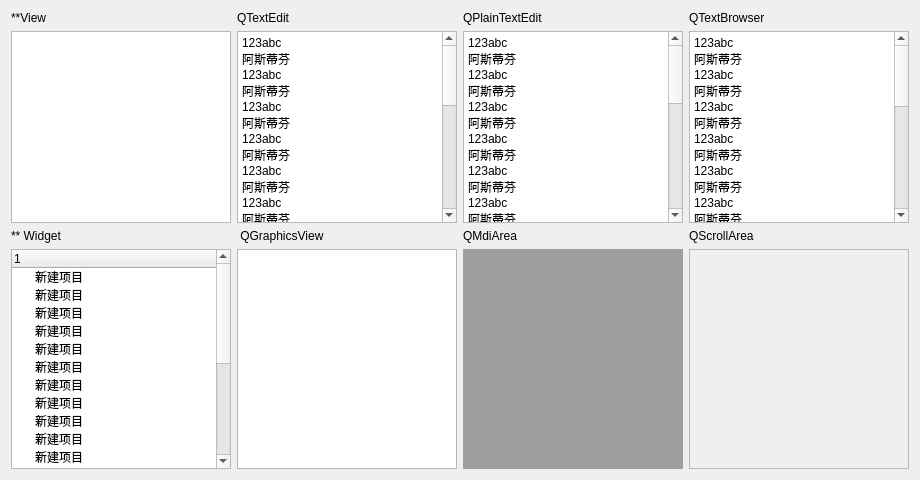
      <widget class="QWidget" name="tab">
       <attribute name="title">
        <string>QAbstractScrollArea</string>
       </attribute>
       <layout class="QGridLayout" name="gridLayout_2">
        <item row="1" column="2">
         <widget class="QPlainTextEdit" name="plainTextEdit">
          <property name="maximumSize">
           <size>
            <width>220</width>
            <height>220</height>
           </size>
          </property>
          <property name="plainText">
           <string>123abc
阿斯蒂芬
123abc
阿斯蒂芬
123abc
阿斯蒂芬
123abc
阿斯蒂芬
123abc
阿斯蒂芬
123abc
阿斯蒂芬
123abc
阿斯蒂芬
123abc
阿斯蒂芬123abc
阿斯蒂芬
123abc
阿斯蒂芬
123abc
阿斯蒂芬
123abc
阿斯蒂芬
123abc
阿斯蒂芬
123abc
阿斯蒂芬
123abc
阿斯蒂芬
123abc
阿斯蒂芬</string>
          </property>
         </widget>
        </item>
        <item row="3" column="3">
         <widget class="QScrollArea" name="scrollArea">
          <property name="maximumSize">
           <size>
            <width>220</width>
            <height>220</height>
           </size>
          </property>
          <property name="widgetResizable">
           <bool>true</bool>
          </property>
          <widget class="QWidget" name="scrollAreaWidgetContents">
           <property name="geometry">
            <rect>
             <x>0</x>
             <y>0</y>
             <width>197</width>
             <height>218</height>
            </rect>
           </property>
          </widget>
         </widget>
        </item>
        <item row="1" column="1">
         <widget class="QTextEdit" name="textEdit">
          <property name="maximumSize">
           <size>
            <width>220</width>
            <height>220</height>
           </size>
          </property>
          <property name="html">
           <string>&lt;!DOCTYPE HTML PUBLIC &quot;-//W3C//DTD HTML 4.0//EN&quot; &quot;http://www.w3.org/TR/REC-html40/strict.dtd&quot;&gt;
&lt;html&gt;&lt;head&gt;&lt;meta name=&quot;qrichtext&quot; content=&quot;1&quot; /&gt;&lt;style type=&quot;text/css&quot;&gt;
p, li { white-space: pre-wrap; }
&lt;/style&gt;&lt;/head&gt;&lt;body style=&quot; font-family:'SimSun'; font-size:9pt; font-weight:400; font-style:normal;&quot;&gt;
&lt;p style=&quot; margin-top:0px; margin-bottom:0px; margin-left:0px; margin-right:0px; -qt-block-indent:0; text-indent:0px;&quot;&gt;&lt;span style=&quot; font-family:'SimSun';&quot;&gt;123abc&lt;/span&gt;&lt;/p&gt;
&lt;p style=&quot; margin-top:0px; margin-bottom:0px; margin-left:0px; margin-right:0px; -qt-block-indent:0; text-indent:0px;&quot;&gt;&lt;span style=&quot; font-family:'SimSun';&quot;&gt;阿斯蒂芬&lt;/span&gt;&lt;/p&gt;
&lt;p style=&quot; margin-top:0px; margin-bottom:0px; margin-left:0px; margin-right:0px; -qt-block-indent:0; text-indent:0px;&quot;&gt;&lt;span style=&quot; font-family:'SimSun';&quot;&gt;123abc&lt;/span&gt;&lt;/p&gt;
&lt;p style=&quot; margin-top:0px; margin-bottom:0px; margin-left:0px; margin-right:0px; -qt-block-indent:0; text-indent:0px;&quot;&gt;&lt;span style=&quot; font-family:'SimSun';&quot;&gt;阿斯蒂芬&lt;/span&gt;&lt;/p&gt;
&lt;p style=&quot; margin-top:0px; margin-bottom:0px; margin-left:0px; margin-right:0px; -qt-block-indent:0; text-indent:0px;&quot;&gt;&lt;span style=&quot; font-family:'SimSun';&quot;&gt;123abc&lt;/span&gt;&lt;/p&gt;
&lt;p style=&quot; margin-top:0px; margin-bottom:0px; margin-left:0px; margin-right:0px; -qt-block-indent:0; text-indent:0px;&quot;&gt;&lt;span style=&quot; font-family:'SimSun';&quot;&gt;阿斯蒂芬&lt;/span&gt;&lt;/p&gt;
&lt;p style=&quot; margin-top:0px; margin-bottom:0px; margin-left:0px; margin-right:0px; -qt-block-indent:0; text-indent:0px;&quot;&gt;&lt;span style=&quot; font-family:'SimSun';&quot;&gt;123abc&lt;/span&gt;&lt;/p&gt;
&lt;p style=&quot; margin-top:0px; margin-bottom:0px; margin-left:0px; margin-right:0px; -qt-block-indent:0; text-indent:0px;&quot;&gt;&lt;span style=&quot; font-family:'SimSun';&quot;&gt;阿斯蒂芬&lt;/span&gt;&lt;/p&gt;
&lt;p style=&quot; margin-top:0px; margin-bottom:0px; margin-left:0px; margin-right:0px; -qt-block-indent:0; text-indent:0px;&quot;&gt;&lt;span style=&quot; font-family:'SimSun';&quot;&gt;123abc&lt;/span&gt;&lt;/p&gt;
&lt;p style=&quot; margin-top:0px; margin-bottom:0px; margin-left:0px; margin-right:0px; -qt-block-indent:0; text-indent:0px;&quot;&gt;&lt;span style=&quot; font-family:'SimSun';&quot;&gt;阿斯蒂芬&lt;/span&gt;&lt;/p&gt;
&lt;p style=&quot; margin-top:0px; margin-bottom:0px; margin-left:0px; margin-right:0px; -qt-block-indent:0; text-indent:0px;&quot;&gt;&lt;span style=&quot; font-family:'SimSun';&quot;&gt;123abc&lt;/span&gt;&lt;/p&gt;
&lt;p style=&quot; margin-top:0px; margin-bottom:0px; margin-left:0px; margin-right:0px; -qt-block-indent:0; text-indent:0px;&quot;&gt;&lt;span style=&quot; font-family:'SimSun';&quot;&gt;阿斯蒂芬&lt;/span&gt;&lt;/p&gt;
&lt;p style=&quot; margin-top:0px; margin-bottom:0px; margin-left:0px; margin-right:0px; -qt-block-indent:0; text-indent:0px;&quot;&gt;&lt;span style=&quot; font-family:'SimSun';&quot;&gt;123abc&lt;/span&gt;&lt;/p&gt;
&lt;p style=&quot; margin-top:0px; margin-bottom:0px; margin-left:0px; margin-right:0px; -qt-block-indent:0; text-indent:0px;&quot;&gt;&lt;span style=&quot; font-family:'SimSun';&quot;&gt;阿斯蒂芬&lt;/span&gt;&lt;/p&gt;
&lt;p style=&quot; margin-top:0px; margin-bottom:0px; margin-left:0px; margin-right:0px; -qt-block-indent:0; text-indent:0px;&quot;&gt;&lt;span style=&quot; font-family:'SimSun';&quot;&gt;123abc&lt;/span&gt;&lt;/p&gt;
&lt;p style=&quot; margin-top:0px; margin-bottom:0px; margin-left:0px; margin-right:0px; -qt-block-indent:0; text-indent:0px;&quot;&gt;&lt;span style=&quot; font-family:'SimSun';&quot;&gt;阿斯蒂芬&lt;/span&gt;&lt;/p&gt;
&lt;p style=&quot; margin-top:0px; margin-bottom:0px; margin-left:0px; margin-right:0px; -qt-block-indent:0; text-indent:0px;&quot;&gt;&lt;span style=&quot; font-family:'SimSun';&quot;&gt;123abc&lt;/span&gt;&lt;/p&gt;
&lt;p style=&quot; margin-top:0px; margin-bottom:0px; margin-left:0px; margin-right:0px; -qt-block-indent:0; text-indent:0px;&quot;&gt;&lt;span style=&quot; font-family:'SimSun';&quot;&gt;阿斯蒂芬&lt;/span&gt;&lt;/p&gt;
&lt;p style=&quot; margin-top:0px; margin-bottom:0px; margin-left:0px; margin-right:0px; -qt-block-indent:0; text-indent:0px;&quot;&gt;&lt;span style=&quot; font-family:'SimSun';&quot;&gt;123abc&lt;/span&gt;&lt;/p&gt;
&lt;p style=&quot; margin-top:0px; margin-bottom:0px; margin-left:0px; margin-right:0px; -qt-block-indent:0; text-indent:0px;&quot;&gt;&lt;span style=&quot; font-family:'SimSun';&quot;&gt;阿斯蒂芬&lt;/span&gt;&lt;/p&gt;
&lt;p style=&quot; margin-top:0px; margin-bottom:0px; margin-left:0px; margin-right:0px; -qt-block-indent:0; text-indent:0px;&quot;&gt;&lt;span style=&quot; font-family:'SimSun';&quot;&gt;123abc&lt;/span&gt;&lt;/p&gt;
&lt;p style=&quot; margin-top:0px; margin-bottom:0px; margin-left:0px; margin-right:0px; -qt-block-indent:0; text-indent:0px;&quot;&gt;&lt;span style=&quot; font-family:'SimSun';&quot;&gt;阿斯蒂芬&lt;/span&gt;&lt;/p&gt;
&lt;p style=&quot; margin-top:0px; margin-bottom:0px; margin-left:0px; margin-right:0px; -qt-block-indent:0; text-indent:0px;&quot;&gt;&lt;span style=&quot; font-family:'SimSun';&quot;&gt;123abc&lt;/span&gt;&lt;/p&gt;
&lt;p style=&quot; margin-top:0px; margin-bottom:0px; margin-left:0px; margin-right:0px; -qt-block-indent:0; text-indent:0px;&quot;&gt;&lt;span style=&quot; font-family:'SimSun';&quot;&gt;阿斯蒂芬&lt;/span&gt;&lt;/p&gt;
&lt;p style=&quot; margin-top:0px; margin-bottom:0px; margin-left:0px; margin-right:0px; -qt-block-indent:0; text-indent:0px;&quot;&gt;&lt;span style=&quot; font-family:'SimSun';&quot;&gt;123abc&lt;/span&gt;&lt;/p&gt;
&lt;p style=&quot; margin-top:0px; margin-bottom:0px; margin-left:0px; margin-right:0px; -qt-block-indent:0; text-indent:0px;&quot;&gt;&lt;span style=&quot; font-family:'SimSun';&quot;&gt;阿斯蒂芬&lt;/span&gt;&lt;/p&gt;
&lt;p style=&quot; margin-top:0px; margin-bottom:0px; margin-left:0px; margin-right:0px; -qt-block-indent:0; text-indent:0px;&quot;&gt;&lt;span style=&quot; font-family:'SimSun';&quot;&gt;123abc&lt;/span&gt;&lt;/p&gt;
&lt;p style=&quot; margin-top:0px; margin-bottom:0px; margin-left:0px; margin-right:0px; -qt-block-indent:0; text-indent:0px;&quot;&gt;&lt;span style=&quot; font-family:'SimSun';&quot;&gt;阿斯蒂芬&lt;/span&gt;&lt;/p&gt;
&lt;p style=&quot; margin-top:0px; margin-bottom:0px; margin-left:0px; margin-right:0px; -qt-block-indent:0; text-indent:0px;&quot;&gt;&lt;span style=&quot; font-family:'SimSun';&quot;&gt;123abc&lt;/span&gt;&lt;/p&gt;
&lt;p style=&quot; margin-top:0px; margin-bottom:0px; margin-left:0px; margin-right:0px; -qt-block-indent:0; text-indent:0px;&quot;&gt;&lt;span style=&quot; font-family:'SimSun';&quot;&gt;阿斯蒂芬&lt;/span&gt;&lt;/p&gt;
&lt;p style=&quot; margin-top:0px; margin-bottom:0px; margin-left:0px; margin-right:0px; -qt-block-indent:0; text-indent:0px;&quot;&gt;&lt;span style=&quot; font-family:'SimSun';&quot;&gt;123abc&lt;/span&gt;&lt;/p&gt;
&lt;p style=&quot; margin-top:0px; margin-bottom:0px; margin-left:0px; margin-right:0px; -qt-block-indent:0; text-indent:0px;&quot;&gt;&lt;span style=&quot; font-family:'SimSun';&quot;&gt;阿斯蒂芬&lt;/span&gt;&lt;/p&gt;&lt;/body&gt;&lt;/html&gt;</string>
          </property>
         </widget>
        </item>
        <item row="2" column="3">
         <widget class="QLabel" name="label_6">
          <property name="text">
           <string>QScrollArea</string>
          </property>
         </widget>
        </item>
        <item row="0" column="2">
         <widget class="QLabel" name="label_2">
          <property name="text">
           <string>QPlainTextEdit</string>
          </property>
         </widget>
        </item>
        <item row="3" column="2">
         <widget class="QMdiArea" name="mdiArea">
          <property name="sizePolicy">
           <sizepolicy hsizetype="Expanding" vsizetype="Expanding">
            <horstretch>0</horstretch>
            <verstretch>0</verstretch>
           </sizepolicy>
          </property>
          <property name="maximumSize">
           <size>
            <width>220</width>
            <height>220</height>
           </size>
          </property>
         </widget>
        </item>
        <item row="1" column="3">
         <widget class="QTextBrowser" name="textBrowser">
          <property name="maximumSize">
           <size>
            <width>220</width>
            <height>220</height>
           </size>
          </property>
          <property name="html">
           <string>&lt;!DOCTYPE HTML PUBLIC &quot;-//W3C//DTD HTML 4.0//EN&quot; &quot;http://www.w3.org/TR/REC-html40/strict.dtd&quot;&gt;
&lt;html&gt;&lt;head&gt;&lt;meta name=&quot;qrichtext&quot; content=&quot;1&quot; /&gt;&lt;style type=&quot;text/css&quot;&gt;
p, li { white-space: pre-wrap; }
&lt;/style&gt;&lt;/head&gt;&lt;body style=&quot; font-family:'SimSun'; font-size:9pt; font-weight:400; font-style:normal;&quot;&gt;
&lt;p style=&quot; margin-top:0px; margin-bottom:0px; margin-left:0px; margin-right:0px; -qt-block-indent:0; text-indent:0px;&quot;&gt;&lt;span style=&quot; font-family:'SimSun';&quot;&gt;123abc&lt;/span&gt;&lt;/p&gt;
&lt;p style=&quot; margin-top:0px; margin-bottom:0px; margin-left:0px; margin-right:0px; -qt-block-indent:0; text-indent:0px;&quot;&gt;&lt;span style=&quot; font-family:'SimSun';&quot;&gt;阿斯蒂芬&lt;/span&gt;&lt;/p&gt;
&lt;p style=&quot; margin-top:0px; margin-bottom:0px; margin-left:0px; margin-right:0px; -qt-block-indent:0; text-indent:0px;&quot;&gt;&lt;span style=&quot; font-family:'SimSun';&quot;&gt;123abc&lt;/span&gt;&lt;/p&gt;
&lt;p style=&quot; margin-top:0px; margin-bottom:0px; margin-left:0px; margin-right:0px; -qt-block-indent:0; text-indent:0px;&quot;&gt;&lt;span style=&quot; font-family:'SimSun';&quot;&gt;阿斯蒂芬&lt;/span&gt;&lt;/p&gt;
&lt;p style=&quot; margin-top:0px; margin-bottom:0px; margin-left:0px; margin-right:0px; -qt-block-indent:0; text-indent:0px;&quot;&gt;&lt;span style=&quot; font-family:'SimSun';&quot;&gt;123abc&lt;/span&gt;&lt;/p&gt;
&lt;p style=&quot; margin-top:0px; margin-bottom:0px; margin-left:0px; margin-right:0px; -qt-block-indent:0; text-indent:0px;&quot;&gt;&lt;span style=&quot; font-family:'SimSun';&quot;&gt;阿斯蒂芬&lt;/span&gt;&lt;/p&gt;
&lt;p style=&quot; margin-top:0px; margin-bottom:0px; margin-left:0px; margin-right:0px; -qt-block-indent:0; text-indent:0px;&quot;&gt;&lt;span style=&quot; font-family:'SimSun';&quot;&gt;123abc&lt;/span&gt;&lt;/p&gt;
&lt;p style=&quot; margin-top:0px; margin-bottom:0px; margin-left:0px; margin-right:0px; -qt-block-indent:0; text-indent:0px;&quot;&gt;&lt;span style=&quot; font-family:'SimSun';&quot;&gt;阿斯蒂芬&lt;/span&gt;&lt;/p&gt;
&lt;p style=&quot; margin-top:0px; margin-bottom:0px; margin-left:0px; margin-right:0px; -qt-block-indent:0; text-indent:0px;&quot;&gt;&lt;span style=&quot; font-family:'SimSun';&quot;&gt;123abc&lt;/span&gt;&lt;/p&gt;
&lt;p style=&quot; margin-top:0px; margin-bottom:0px; margin-left:0px; margin-right:0px; -qt-block-indent:0; text-indent:0px;&quot;&gt;&lt;span style=&quot; font-family:'SimSun';&quot;&gt;阿斯蒂芬&lt;/span&gt;&lt;/p&gt;
&lt;p style=&quot; margin-top:0px; margin-bottom:0px; margin-left:0px; margin-right:0px; -qt-block-indent:0; text-indent:0px;&quot;&gt;&lt;span style=&quot; font-family:'SimSun';&quot;&gt;123abc&lt;/span&gt;&lt;/p&gt;
&lt;p style=&quot; margin-top:0px; margin-bottom:0px; margin-left:0px; margin-right:0px; -qt-block-indent:0; text-indent:0px;&quot;&gt;&lt;span style=&quot; font-family:'SimSun';&quot;&gt;阿斯蒂芬&lt;/span&gt;&lt;/p&gt;
&lt;p style=&quot; margin-top:0px; margin-bottom:0px; margin-left:0px; margin-right:0px; -qt-block-indent:0; text-indent:0px;&quot;&gt;&lt;span style=&quot; font-family:'SimSun';&quot;&gt;123abc&lt;/span&gt;&lt;/p&gt;
&lt;p style=&quot; margin-top:0px; margin-bottom:0px; margin-left:0px; margin-right:0px; -qt-block-indent:0; text-indent:0px;&quot;&gt;&lt;span style=&quot; font-family:'SimSun';&quot;&gt;阿斯蒂芬&lt;/span&gt;&lt;/p&gt;
&lt;p style=&quot; margin-top:0px; margin-bottom:0px; margin-left:0px; margin-right:0px; -qt-block-indent:0; text-indent:0px;&quot;&gt;&lt;span style=&quot; font-family:'SimSun';&quot;&gt;123abc&lt;/span&gt;&lt;/p&gt;
&lt;p style=&quot; margin-top:0px; margin-bottom:0px; margin-left:0px; margin-right:0px; -qt-block-indent:0; text-indent:0px;&quot;&gt;&lt;span style=&quot; font-family:'SimSun';&quot;&gt;阿斯蒂芬123abc&lt;/span&gt;&lt;/p&gt;
&lt;p style=&quot; margin-top:0px; margin-bottom:0px; margin-left:0px; margin-right:0px; -qt-block-indent:0; text-indent:0px;&quot;&gt;&lt;span style=&quot; font-family:'SimSun';&quot;&gt;阿斯蒂芬&lt;/span&gt;&lt;/p&gt;
&lt;p style=&quot; margin-top:0px; margin-bottom:0px; margin-left:0px; margin-right:0px; -qt-block-indent:0; text-indent:0px;&quot;&gt;&lt;span style=&quot; font-family:'SimSun';&quot;&gt;123abc&lt;/span&gt;&lt;/p&gt;
&lt;p style=&quot; margin-top:0px; margin-bottom:0px; margin-left:0px; margin-right:0px; -qt-block-indent:0; text-indent:0px;&quot;&gt;&lt;span style=&quot; font-family:'SimSun';&quot;&gt;阿斯蒂芬&lt;/span&gt;&lt;/p&gt;
&lt;p style=&quot; margin-top:0px; margin-bottom:0px; margin-left:0px; margin-right:0px; -qt-block-indent:0; text-indent:0px;&quot;&gt;&lt;span style=&quot; font-family:'SimSun';&quot;&gt;123abc&lt;/span&gt;&lt;/p&gt;
&lt;p style=&quot; margin-top:0px; margin-bottom:0px; margin-left:0px; margin-right:0px; -qt-block-indent:0; text-indent:0px;&quot;&gt;&lt;span style=&quot; font-family:'SimSun';&quot;&gt;阿斯蒂芬&lt;/span&gt;&lt;/p&gt;
&lt;p style=&quot; margin-top:0px; margin-bottom:0px; margin-left:0px; margin-right:0px; -qt-block-indent:0; text-indent:0px;&quot;&gt;&lt;span style=&quot; font-family:'SimSun';&quot;&gt;123abc&lt;/span&gt;&lt;/p&gt;
&lt;p style=&quot; margin-top:0px; margin-bottom:0px; margin-left:0px; margin-right:0px; -qt-block-indent:0; text-indent:0px;&quot;&gt;&lt;span style=&quot; font-family:'SimSun';&quot;&gt;阿斯蒂芬&lt;/span&gt;&lt;/p&gt;
&lt;p style=&quot; margin-top:0px; margin-bottom:0px; margin-left:0px; margin-right:0px; -qt-block-indent:0; text-indent:0px;&quot;&gt;&lt;span style=&quot; font-family:'SimSun';&quot;&gt;123abc&lt;/span&gt;&lt;/p&gt;
&lt;p style=&quot; margin-top:0px; margin-bottom:0px; margin-left:0px; margin-right:0px; -qt-block-indent:0; text-indent:0px;&quot;&gt;&lt;span style=&quot; font-family:'SimSun';&quot;&gt;阿斯蒂芬&lt;/span&gt;&lt;/p&gt;
&lt;p style=&quot; margin-top:0px; margin-bottom:0px; margin-left:0px; margin-right:0px; -qt-block-indent:0; text-indent:0px;&quot;&gt;&lt;span style=&quot; font-family:'SimSun';&quot;&gt;123abc&lt;/span&gt;&lt;/p&gt;
&lt;p style=&quot; margin-top:0px; margin-bottom:0px; margin-left:0px; margin-right:0px; -qt-block-indent:0; text-indent:0px;&quot;&gt;&lt;span style=&quot; font-family:'SimSun';&quot;&gt;阿斯蒂芬&lt;/span&gt;&lt;/p&gt;
&lt;p style=&quot; margin-top:0px; margin-bottom:0px; margin-left:0px; margin-right:0px; -qt-block-indent:0; text-indent:0px;&quot;&gt;&lt;span style=&quot; font-family:'SimSun';&quot;&gt;123abc&lt;/span&gt;&lt;/p&gt;
&lt;p style=&quot; margin-top:0px; margin-bottom:0px; margin-left:0px; margin-right:0px; -qt-block-indent:0; text-indent:0px;&quot;&gt;&lt;span style=&quot; font-family:'SimSun';&quot;&gt;阿斯蒂芬&lt;/span&gt;&lt;/p&gt;
&lt;p style=&quot; margin-top:0px; margin-bottom:0px; margin-left:0px; margin-right:0px; -qt-block-indent:0; text-indent:0px;&quot;&gt;&lt;span style=&quot; font-family:'SimSun';&quot;&gt;123abc&lt;/span&gt;&lt;/p&gt;
&lt;p style=&quot; margin-top:0px; margin-bottom:0px; margin-left:0px; margin-right:0px; -qt-block-indent:0; text-indent:0px;&quot;&gt;&lt;span style=&quot; font-family:'SimSun';&quot;&gt;阿斯蒂芬&lt;/span&gt;&lt;/p&gt;&lt;/body&gt;&lt;/html&gt;</string>
          </property>
         </widget>
        </item>
        <item row="0" column="1">
         <widget class="QLabel" name="label">
          <property name="text">
           <string>QTextEdit</string>
          </property>
         </widget>
        </item>
        <item row="0" column="3">
         <widget class="QLabel" name="label_3">
          <property name="text">
           <string>QTextBrowser</string>
          </property>
         </widget>
        </item>
        <item row="2" column="1">
         <widget class="QLabel" name="label_4">
          <property name="text">
           <string> QGraphicsView</string>
          </property>
         </widget>
        </item>
        <item row="2" column="2">
         <widget class="QLabel" name="label_5">
          <property name="text">
           <string>QMdiArea</string>
          </property>
         </widget>
        </item>
        <item row="3" column="1">
         <widget class="QGraphicsView" name="graphicsView">
          <property name="maximumSize">
           <size>
            <width>220</width>
            <height>220</height>
           </size>
          </property>
         </widget>
        </item>
        <item row="1" column="0">
         <widget class="QListView" name="listView">
          <property name="maximumSize">
           <size>
            <width>220</width>
            <height>220</height>
           </size>
          </property>
          <property name="alternatingRowColors">
           <bool>false</bool>
          </property>
         </widget>
        </item>
        <item row="3" column="0">
         <widget class="QTreeWidget" name="treeWidget">
          <property name="maximumSize">
           <size>
            <width>220</width>
            <height>220</height>
           </size>
          </property>
          <column>
           <property name="text">
            <string>1</string>
           </property>
          </column>
          <item>
           <property name="text">
            <string>新建项目</string>
           </property>
          </item>
          <item>
           <property name="text">
            <string>新建项目</string>
           </property>
          </item>
          <item>
           <property name="text">
            <string>新建项目</string>
           </property>
          </item>
          <item>
           <property name="text">
            <string>新建项目</string>
           </property>
          </item>
          <item>
           <property name="text">
            <string>新建项目</string>
           </property>
          </item>
          <item>
           <property name="text">
            <string>新建项目</string>
           </property>
          </item>
          <item>
           <property name="text">
            <string>新建项目</string>
           </property>
          </item>
          <item>
           <property name="text">
            <string>新建项目</string>
           </property>
          </item>
          <item>
           <property name="text">
            <string>新建项目</string>
           </property>
          </item>
          <item>
           <property name="text">
            <string>新建项目</string>
           </property>
          </item>
          <item>
           <property name="text">
            <string>新建项目</string>
           </property>
          </item>
          <item>
           <property name="text">
            <string>新建项目</string>
           </property>
          </item>
          <item>
           <property name="text">
            <string>新建项目</string>
           </property>
          </item>
          <item>
           <property name="text">
            <string>新建项目</string>
           </property>
          </item>
          <item>
           <property name="text">
            <string>新建项目</string>
           </property>
          </item>
          <item>
           <property name="text">
            <string>新建项目</string>
           </property>
          </item>
          <item>
           <property name="text">
            <string>新建项目</string>
           </property>
          </item>
          <item>
           <property name="text">
            <string>新建项目</string>
           </property>
          </item>
          <item>
           <property name="text">
            <string>新建项目</string>
           </property>
          </item>
          <item>
           <property name="text">
            <string>新建项目</string>
           </property>
          </item>
          <item>
           <property name="text">
            <string>新建项目</string>
           </property>
          </item>
         </widget>
        </item>
        <item row="2" column="0">
         <widget class="QLabel" name="label_7">
          <property name="text">
           <string>** Widget</string>
          </property>
         </widget>
        </item>
        <item row="0" column="0">
         <widget class="QLabel" name="label_8">
          <property name="text">
           <string>**View</string>
          </property>
         </widget>
        </item>
       </layout>
      </widget>
